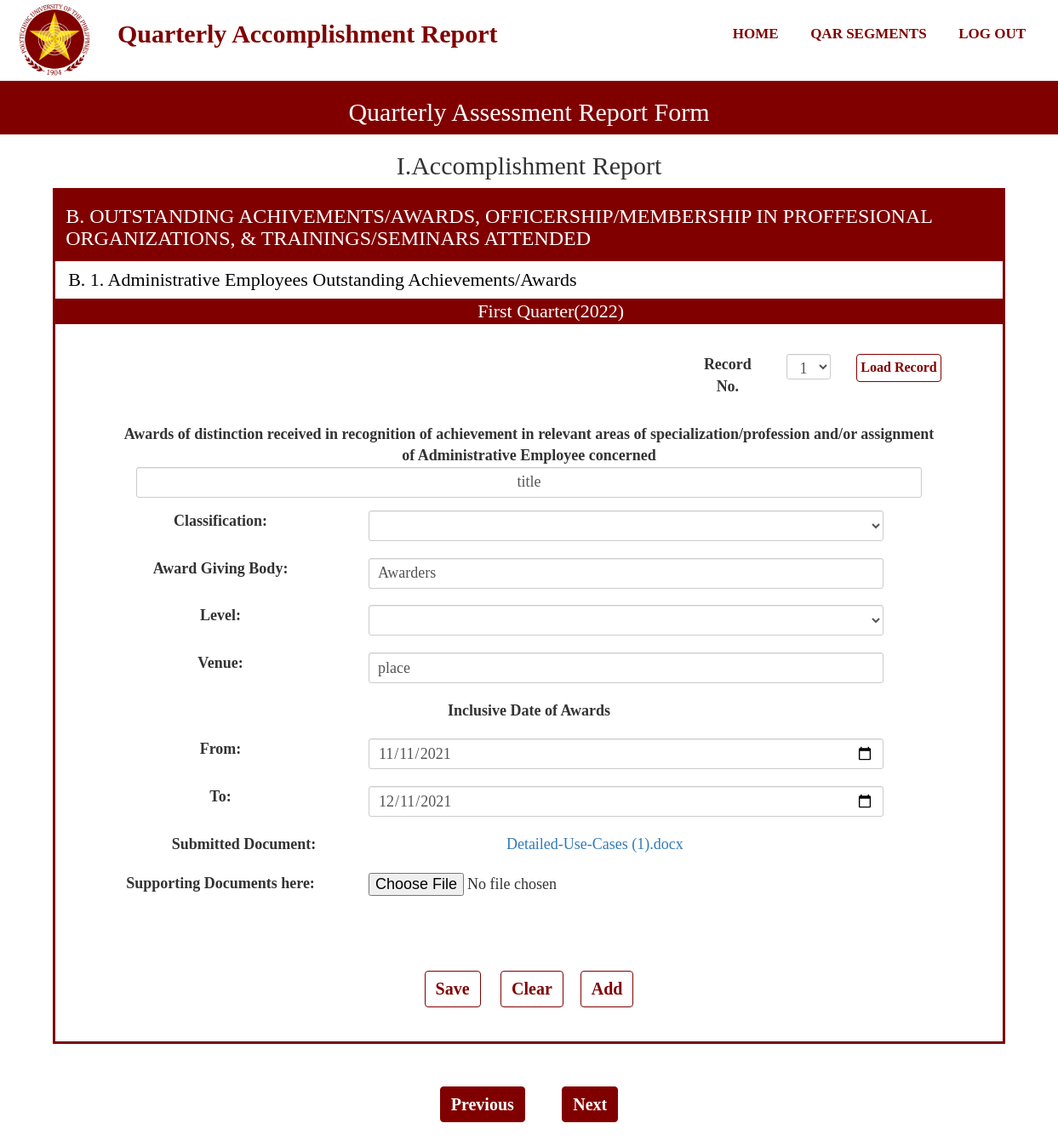
/OutstandingB.php?Record=1 (signed in), run on the app's committed database.
### tables this page shows
CREATE TABLE `quarter` (
  `QuarterId` bigint(11) NOT NULL,
  `QuarterPart` varchar(50) NOT NULL,
  `QuarterStart` date NOT NULL,
  `QuarterEnd` date NOT NULL,
  `QuarterProgress` varchar(50) NOT NULL,
  `YearId` bigint(20) NOT NULL
);

CREATE TABLE `schoolyear` (
  `YearId` bigint(20) NOT NULL,
  `SchoolYear` varchar(50) NOT NULL
);

CREATE TABLE `user` (
  `UserId` bigint(20) NOT NULL,
  `UserName` varchar(50) NOT NULL,
  `UserPassword` varchar(20) NOT NULL,
  `UserLevel` varchar(20) NOT NULL,
  `RealName` varchar(50) NOT NULL,
  `College` varchar(50) NOT NULL,
  `Faculty_id` bigint(20) NOT NULL,
  `UserEmail` varchar(100) NOT NULL,
  `code` int(11) NOT NULL,
  `UserPhoto` varchar(100) NOT NULL
);

CREATE TABLE `awards` (
  `AwardsId` bigint(20) NOT NULL,
  `SubmissionId` bigint(20) NOT NULL,
  `AwAward` varchar(50) NOT NULL,
  `AwClass` varchar(50) NOT NULL,
  `AwBody` varchar(50) NOT NULL,
  `AwLevel` varchar(50) NOT NULL,
  `AwVenue` varchar(50) NOT NULL,
  `AwDateFrom` date NOT NULL,
  `AwDateTo` date NOT NULL,
  `AwFilename` varchar(100) NOT NULL,
  `AwTempName` varchar(100) NOT NULL,
  `RevStat` int(11) NOT NULL
);

### functions.php (called while the page is built, shortened)
<?php
function check_login($con)
{
    if(isset($_SESSION['UserId']))
    {
        $id = $_SESSION['UserId'];
        $query = "select * from user where UserId = '$id' limit 1";
        $result = mysqli_query($con,$query);
        if($result && mysqli_num_rows($result)>0)
        {
            $user_data = mysqli_fetch_assoc($result);
            return $user_data;
        }
    }
    die;
}
?>

### OutstandingB.php (the view, shortened to what this page needs)
<?php
include("connection.php");
include("functions.php");
include("navbar.php");
$user_data = check_login($con);
$test = $user_data['UserId'];
$resul = $con->query("SELECT AwardsId FROM awards WHERE SubmissionId = (SELECT SubmissionId FROM submission WHERE UserId = '$test' AND (SubmissionStatus = 'Ongoing' OR SubmissionStatus = 'Submitted') AND QuarterId = (SELECT QuarterId FROM quarter WHERE QuarterProgress='Ongoing')) ORDER BY AwardsId DESC");
$quarter = $con->query("SELECT QuarterPart FROM quarter WHERE QuarterProgress = 'Ongoing'");
$quarteryear = $con->query("SELECT SchoolYear FROM schoolyear WHERE YearId = (SELECT YearId FROM quarter WHERE QuarterProgress = 'Ongoing')");
while($qu = $quarter->fetch_assoc())
{
    $q = $qu['QuarterPart'];
}
while($quy = $quarteryear->fetch_assoc())
{
    $qy = $quy['SchoolYear'];
}
?>
<section id="inner-headline">
    <div class="container">
        <div class="row">
            <div class="col-lg-12">
                <h2 class="pageTitle">Quarterly Assessment Report Form</h2>
            </div>
        </div>
    </div>
</section>
<section id="Form-banner">
    <div class="container">
        <div class="row">
            <div class="col-lg-12">
                <h2 class="pageTitle">I.Accomplishment Report</h2>
            </div>
        </div>
    </div>
</section>
<section id="part-banner">
    <div class="container">
        <div class="row">
            <div class="col-lg-12">
                <h3 class="pageTitle">B. OUTSTANDING ACHIVEMENTS/AWARDS, OFFICERSHIP/MEMBERSHIP IN PROFFESIONAL ORGANIZATIONS, & TRAININGS/SEMINARS ATTENDED</h3>
            </div>
        </div>
    </div>
</section>
<section id="part-banner-specific">
    <div class="container">
        <div class="row">
            <div class="col-lg-12">
                <h4 class="pageTitle">B. 1. Administrative Employees Outstanding Achievements/Awards </h4>
            </div>
        </div>
    </div>
</section>
<section id="part-banner">
    <div class="container">
        <div class="row">
            <div class="col-lg-12">
            <h4 style="margin:0 auto; padding:0; text-align:center;" class="pageTitle"><?php echo $q; echo "($qy)";?></h4>
            </div>
        </div>
    </div>
</section>
<div class="Form-Group1">
    <form action="" method="GET">
        <div class="form-group">
            <div class="col-md-4"style="margin:15px; float:right;">
                <label class="col-md-4 control-label" for="Status">Record No.</label>
                <div class="col-lg-3">
                    <select class="form-control input-sm" name="Record" id="Record">
                        <?php
                            if($resul->num_rows == 0)
                            {
                                echo "<option value=''>1</option>";
                            }
                        ?>
                    </select>
                </div>
                <div class="col-lg-2">
                    <button class="btn btn-primary" style="padding:4px; font-size:16px; margin:0 auto;" type="load" onclick="return confirm('Do you want to load this record?');">Load Record</button>
                </div>
            </div>
        </div>
    </form>
    <form action="Insert/AwardsInsert.php" method="POST" enctype="multipart/form-data">
        <?php
            $award = null;
            $classification = null;
            $body = null;
            $level = null;
            $venue = null;
            $datefrom = null;
            $dateto = null;
            $file = null;
            if(isset($_GET['Record']))
            {
                $stat = ("UPDATE addstat SET stat = 0 WHERE id = 1");
                mysqli_query($con,$stat);
                $record = $_GET['Record'];
            }
            $query = "SELECT * FROM awards WHERE AwardsId = '$record'";
            $query_run = mysqli_query($con,$query);
            if(mysqli_num_rows($query_run)>0)
            {
                foreach($query_run as $row)
                {
                    $award = $row['AwAward'];
                    $classification = $row['AwClass'];
                    $body = $row['AwBody'];
                    $level = $row['AwLevel'];
                    $venue = $row['AwVenue'];
                    $datefrom = $row['AwDateFrom'];
                    $dateto = $row['AwDateTo'];
                    $file = $row['AwTempName'];
                    $original = $row['AwFilename'];
                }
            }
        ?>
        <div class="form-group">
            <div class="col-md-11" style="margin:0 auto; text-align:center; float:none;">
                <label class="control-label" for="FNAME" style="margin:0 auto;">Awards of distinction received in recognition of achievement in relevant areas of specialization/profession and/or assignment of Administrative Employee concerned</label>
                <div class="col-md-12" style=" height:36px; font-size:18px;">
                    <input name="award" class="form-control input-sm" placeholder="" style="text-align:center; float:none; vertical-align:center; margin:auto; padding:auto;" type="text" value="<?php echo $award; ?>"  onkeyup="javascript:capitalize(this.id, this.value);" autocomplete="on" minlength="3" maxlength="80" required>
                </div>
            </div>
        </div>
        <div class="form-group">
            <div class="col-md-11">
                <label class="col-md-4 control-label" for="FNAME">Classification:</label>
                <div class="col-md-8">
                    <select class="form-control input-sm" name="Classification" id="Classificationeditable" value="<?php echo $classification; ?>" spellcheck="on" minlength="3" maxlength="80" required>
                        <option value=""></option>
                        <option value="Research" >Research</option>
                    </select>
                </div>
            </div>
        </div>
        <div class="form-group">
            <div class="col-md-11">
                <label class="col-md-4 control-label" for="FNAME">Award Giving Body:</label>
                <div class="col-md-8">
                    <input name="body" class="form-control input-sm" placeholder="" type="text" value="<?php echo $body; ?>"  onkeyup="javascript:capitalize(this.id, this.value);" autocomplete="off" minlength="3" maxlength="80" required>
                </div>
            </div>
        </div>
        <div class="form-group">
            <div class="col-md-11"style="margin-bottom:15px;">
                <label class="col-md-4 control-label" for="Status">Level:</label>
                <div class="col-md-8">
                    <select class="form-control input-sm" name="level" id="Leveleditable" value="<?php echo $level; ?>" minlength="3" maxlength="80" required>
                        <option value=""></option>
                        <option value="International" >International</option>
                    </select>
                </div>
            </div>
        </div>
        <div class="form-group">
            <div class="col-md-11">
                <label class="col-md-4 control-label" for="FNAME">Venue:</label>
                <div class="col-md-8">
                    <input name="venue" class="form-control input-sm" placeholder="" type="text" value="<?php echo $venue; ?>" minlength="3" maxlength="50"  onkeyup="javascript:capitalize(this.id, this.value);" autocomplete="on" required>
                </div>
            </div>
        </div>
        <div class= "col-md-12">
            <label>Inclusive Date of Awards</label>
        </div>
        <div class="form-group">
            <div class="rows">
                <div class="col-md-11">
                    <label class="col-md-4 control-label" for="FNAME">From:</label>
                    <div class="col-md-8">
                        <input name="datefrom"  class="form-control input-sm" placeholder="" type="date" value="<?php echo $datefrom;?>"  onkeyup="javascript:capitalize(this.id, this.value);" autocomplete="off" required>
                    </div>
                </div>
            </div>
        </div>
        <div class="form-group">
            <div class="rows">
                <div class="col-md-11">
                    <label class="col-md-4 control-label" for="FNAME">To:</label>
                    <div class="col-md-8">
                        <input name="dateto" class="form-control input-sm" placeholder="" type="date" value="<?php echo $dateto;?>"  onkeyup="javascript:capitalize(this.id, this.value);" autocomplete="off" required>
                    </div>
                </div>
            </div>
        </div>
        <?php
            if(mysqli_num_rows($query_run)>0)
            {
                $download = 'uploads/'.$file;
                echo "<div class='col-md-11'><label class='col-md-5'>Submitted Document:</label> <a class='col-md-5' href= '".$download."' download>".$original."</a></div>
                <div class='panel-body'>
                    <div class='col-md-11'>
                        <label class='col-md-4'>Supporting Documents here:</label>
                        <input class = 'col-md-7' name='file' type='file' value=''>
                    </div>
                </div>
                ";
            }
        ?>
        <div class="Button-group">
            <button class="btn btn-primary" name="submit" value="submit" type="submit" style="font-weight: bold;" onclick="return confirm('Save submission for this segment?');">Save</span></button>
            <?php
                if(mysqli_num_rows($query_run)>0)
                {
                    echo '<button class="btn btn-primary" name="reseter" value="reseter" type="reseter" style="font-weight: bold;" onclick="return confirm(\'This will Delete The Record. Proceed?\');">Clear</span></button>';
                    echo '<button class="btn btn-primary" name="add" value="add" type="add" style="font-weight: bold;" onclick="return confirm(\'Add Another Record?\');">Add</span></button>';
                }
                else
                {
                    echo '<button class="btn btn-primary" name="reset" value="reset" type="reset" style="font-weight: bold;" onclick="return confirm(\'Are you sure?\');">Clear</span></button>';
                }
            ?>
        </div>
    </form>
</div>
<div class="Button-group">
    <div class="border border-light p-3 mb-4">
        <button id="backbtn" class="btn btn-primarys" name="submit" type="submit" style="font-weight: bold;">Previous</span></button>
        <button id="skipbtn" class="btn btn-primarys" name="submit" type="submit" style="font-weight: bold;">Next</span></button>
    </div>
</div>

### style.css (style rules this page uses)
* { padding: 0; margin: 0; text-decoration: none; list-style: none; box-sizing: border-box; }
body { font-family:montseratt; }
#inner-headline { background:#800000; background-size: cover; background-repeat: no-repeat; position: relative; margin: 0;padding: 0; font-family:montseratt; }
#inner-headline h2.pageTitle { color: white; display:block; text-transform: capitalize; text-align: center; }
#Form-banner { text-align: center; margin: 0; padding: 0; font-family:montseratt; }
#part-banner { padding: 0; font-family:montseratt; margin: 0; background-color: #800000; width: 90%; margin: auto; color: white; }
#part-banner-specific { padding: 0; font-family:montseratt; margin: 0; background-color:white; width: 90%; margin: auto; color:black; border-color: #800000; border-style: solid; }
.col-lg-12 h4 { font-size: 22px; }
.Button-group { margin:0 auto; padding: 30px; text-align: center; }
.btn-primary { margin: 20px; font-size: 20px; font-weight: bold; color:#800000; background-color:white; border-color:#800000; }
.btn-primarys { margin: 20px; font-size: 20px; font-weight: bold; background-color:#800000; border-color:#800000; color:white; }
.form-group { margin:0 auto; text-align: center; padding: 20px; font-size: 16px; }
.panel-body { margin:0 auto; text-align: center; padding: 20px; font-size: 16px; }
.btn-primary { margin: 10px; font-size: 20px; font-weight: bold; color:#800000; background-color:white; border-color:#800000; }
.col-md-11 { margin-bottom: 15px; font-size: 18px; }
.col-md-11 select { height: 36px; font-size: 18px; }
.col-md-12 { font-size: 18px; margin-bottom: 15px; }
.col-md-12 input { height: 36px; font-size: 18px; }
.col-md-8 input { height: 36px; font-size: 18px; }
.panel-body { font-size: 18px; }
.col-md-4 { margin-bottom: 15px; }
.col-md-4 select { height: 30px; font-size: 18px; }
.col-md-4 label { font-size: 18px; }
.form-control { height: 30px; font-size: 18px; }
.Form-Group1 { width: 90%; text-align: center; margin: auto; padding: 0; border-color: #800000; border-style: solid; height: auto; }

### data on the page
quarter: QuarterPart "First Quarter"
schoolyear: SchoolYear "2022"
awards: award "title", body "Awarders", venue "place", datefrom "11/11/2021", dateto "12/11/2021", AwFilename "Detailed-Use-Cases (1).docx"
